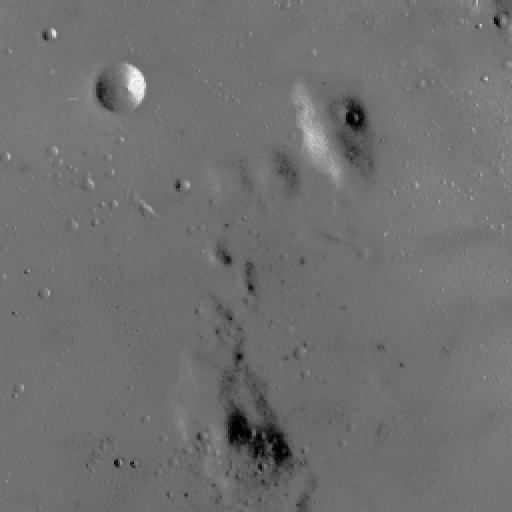
#> input picture images/p4/equalization/input.png, 512 x 512 px
$ python run_experiments.py
#> lines starting #> are read from the running program, lines starting #| are printed output that depends on the picture; after the words box and inside, x2 and y2 are one past the last pixel; in counts of white or black regions, pixels touching at a corner belong together
### code/p4_histogram/starter.py
"""P4 starter. Implement every function marked TODO.

Dataset map (relative to the bundle root):
  4.1  images/p4/equalization/input.png
  4.2  images/p4/matching/{source,reference}.png
       images/p4/specification/source.png
       images/p4/colour_source.png
  4.3  images/p4/local_regions.png
  4.4  images/p4/exposure/ev0.png ... ev4.png
"""
import numpy as np


def hist(img, bins=256):
    return np.bincount(img.ravel(), minlength=bins).astype(np.float64)


def cdf(h):
    """TODO 4.1: normalised cumulative histogram."""
    c = np.cumsum(h)
    return c / c[-1]


def equalise(img):
    """TODO 4.1: CDF-based global equalisation."""
    h = hist(img)
    F = cdf(h)
    LUT = np.round(255 * F).astype(np.uint8)
    return LUT[img]


def specify(img, target_hist):
    """TODO 4.2: match img's histogram to target_hist."""
    h_in = hist(img)
    F_in = cdf(h_in)
    F_tgt = cdf(target_hist)

    LUT = np.zeros(256, dtype=np.uint8)
    for v in range(256):
        idx = np.searchsorted(F_tgt, F_in[v])
        if idx == 256:
            idx = 255
        LUT[v] = idx
    return LUT[img]


def wasserstein1(h1, h2):
    """TODO 4.2: W1 distance between two histograms. Your scoring metric."""
    F1 = cdf(h1)
    F2 = cdf(h2)
    return np.sum(np.abs(F1 - F2))


# [75 lines left out: functions ahe, clahe, not called in this run]


def apply_on_luma(rgb, fn):
    """TODO 4.2: run a greyscale operator on luma only, preserving hue."""
    rgb_f = rgb.astype(np.float64)
    Y = np.round(0.299 * rgb_f[:,:,0] + 0.587 * rgb_f[:,:,1] + 0.114 * rgb_f[:,:,2]).astype(np.uint8)

    Y_f = np.maximum(Y.astype(np.float64), 1e-6)
    Y_new = fn(Y)

    scale = Y_new.astype(np.float64) / Y_f
    out = rgb_f * scale[:, :, None]
    return np.clip(np.round(out), 0, 255).astype(np.uint8)


# [9 lines left out: function auto_correct, not called in this run]

### code/p4_histogram/run_experiments.py
import numpy as np
from pathlib import Path
from PIL import Image
from starter import hist, cdf, equalise, specify, wasserstein1, ahe, clahe, apply_on_luma, auto_correct

def rgb2luma(rgb):
    rgb_f = rgb.astype(np.float64)
    Y = np.round(0.299 * rgb_f[:,:,0] + 0.587 * rgb_f[:,:,1] + 0.114 * rgb_f[:,:,2]).astype(np.uint8)
    return Y

def run_4_1():
    print("--- 4.1 Global equalisation ---")
    root = Path(__file__).resolve().parents[2]
    img = np.asarray(Image.open(root / "images/p4/equalization/input.png").convert("L"))
#> img is the input picture: shape (512, 512); min 0, max 255, mean 112.2

    eq = equalise(img)
#> in equalise, `h = hist(img)`: h = 256 values, max 23296 at index 115, min 0 at index 1, mean 1024
#> in cdf, `c = np.cumsum(h)`: c = 256 values from 240 to 262144
#> in equalise, `F = cdf(h)`: F = 256 values from 0.000916 to 1
#> in equalise, `LUT = np.round(255 * F).astype(np.uint8)`: LUT = 256 values from 0 to 255
    # Why equalised histogram is not flat:
    print("4.1(a) Proof why equalised histogram is not flat:")
    print("Because equalisation on discrete integer levels acts as a point operation (a LUT). It can only merge bins or stretch empty spaces between bins, but it cannot split a single bin's mass across multiple output bins. The histogram peaks remain intact, just shifted.")

    # Idempotence
    eq2 = equalise(eq)
    print("\n4.1(b) Idempotence:")
    print("Equalisation is idempotent because once the CDF is roughly linear (i.e., F(v) = v/255), applying equalisation again maps v to round(255 * v/255) = v. The mapping becomes the identity function.")
    print("Max diff between equalise(img) and equalise(equalise(img)):", np.max(np.abs(eq.astype(int) - eq2.astype(int))))
#| Max diff between equalise(img) and equalise(equalise(img)): 0

    print("\n4.1(c) Image where equalisation does nothing:")
    print("An image that already has a perfectly flat histogram (uniform distribution of intensities) will have a linear CDF F(v) = v/255. Applying equalisation gives T(v) = round(255 * v/255) = v, which does nothing.")

def run_4_2():
    print("\n--- 4.2 Histogram matching and specification ---")
    root = Path(__file__).resolve().parents[2]

    print("\n(a) Image matching:")
    src = np.asarray(Image.open(root / "images/p4/matching/source.png").convert("L"))
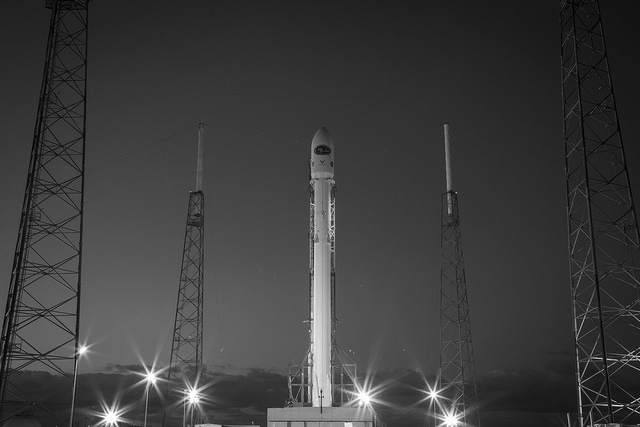
#> input picture images/p4/specification/source.png, 640 x 427 px, found by its file name
#> src is the input picture: shape (427, 640); min 0, max 255, mean 61
    ref = np.asarray(Image.open(root / "images/p4/matching/reference.png").convert("L"))
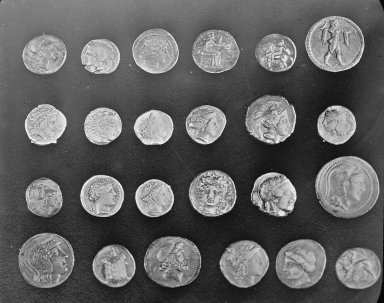
#> input picture images/p4/matching/reference.png, 384 x 303 px
#> ref is the input picture: shape (303, 384); min 1, max 252, mean 96.9
    h_ref = hist(ref)
#> h_ref = 256 values, max 1264 at index 36, min 0 at index 0, mean 454.5

    w1_before = wasserstein1(hist(src), h_ref)
#> in wasserstein1, `F1 = cdf(h1)`: F1 = 256 values from 9.15e-05 to 1
#> in wasserstein1, `F2 = cdf(h2)`: F2 = 256 values from 0 to 1
#> w1_before = 35.94
    matched = specify(src, h_ref)
#> in specify, `h_in = hist(img)`: h_in = 256 values, max 5438 at index 51, min 8 at index 241, mean 1067.5
#> in specify, `F_in = cdf(h_in)`: F_in = 256 values from 9.15e-05 to 1
#> in specify, `F_tgt = cdf(target_hist)`: F_tgt = 256 values from 0 to 1
#> the loop in specify, `for v in range(256):` made 256 passes
#> after the loop in specify, `for v in range(256):`: LUT = 256 values from 4 to 252
    w1_after = wasserstein1(hist(matched), h_ref)
#> w1_after = 1.1
    print(f"W1 before matching: {w1_before:.4f}")
#| W1 before matching: 35.9409
    print(f"W1 after matching: {w1_after:.4f}")
#| W1 after matching: 1.1014

    print("\n(b) Histogram specification:")
    src_spec = np.asarray(Image.open(root / "images/p4/specification/source.png").convert("L"))
    uni_target = np.full(256, 1.0)
    w1_uni_before = wasserstein1(hist(src_spec), uni_target)
#> w1_uni_before = 69.15
    uni_matched = specify(src_spec, uni_target)
#> the loop in specify (call 2), `for v in range(256):` made 256 passes
    w1_uni_after = wasserstein1(hist(uni_matched), uni_target)
#> w1_uni_after = 1.6
    print(f"Uniform target W1 before: {w1_uni_before:.4f}, after: {w1_uni_after:.4f}")
#| Uniform target W1 before: 69.1464, after: 1.6048
    print("Difference between uniform specification and plain equalisation:")
    print("Essentially none. Both target a uniform distribution, producing the same CDF (a straight line from 0 to 1).")

    v = np.arange(256)
    mu, sigma = 128, 35
    gauss_target = np.exp(-0.5 * ((v - mu)/sigma)**2)
    w1_gauss_before = wasserstein1(hist(src_spec), gauss_target)
#> w1_gauss_before = 67.09
    gauss_matched = specify(src_spec, gauss_target)
#> the loop in specify (call 3), `for v in range(256):` made 256 passes
#> after the loop in specify (call 3), `for v in range(256):`: LUT = 256 values from 5 to 255
#> in specify (call 3), `return LUT[img]`:
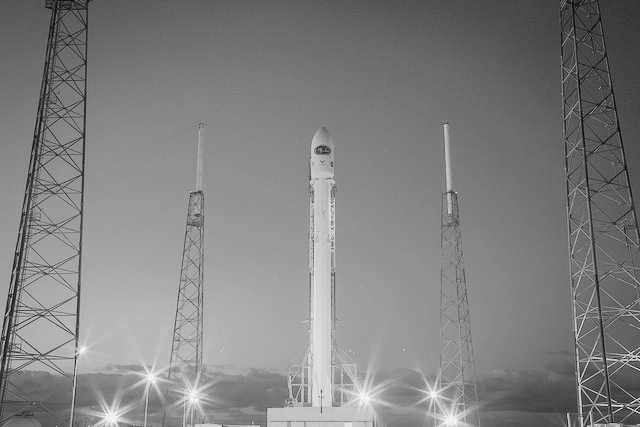
#> returned value: shape (427, 640); min 5, max 255, mean 128.8
    w1_gauss_after = wasserstein1(hist(gauss_matched), gauss_target)
#> w1_gauss_after = 0.767
    print(f"Gaussian target W1 before: {w1_gauss_before:.4f}, after: {w1_gauss_after:.4f}")
#| Gaussian target W1 before: 67.0852, after: 0.7670

    print("\n(c) Colour:")
    rgb_src = np.asarray(Image.open(root / "images/p4/colour_source.png").convert("RGB"))
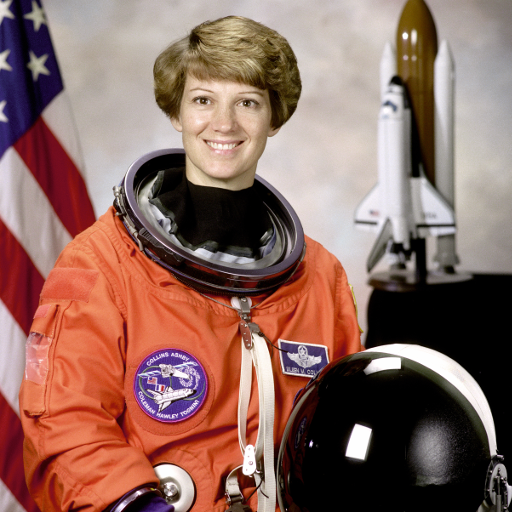
#> input picture images/p4/colour_source.png, 512 x 512 px
#> rgb_src is the input picture: shape (512, 512, 3); mean R, G, B 141.6, 105.8, 96.5

    def rgb_hue(rgb):
        # simple hue for scoring: np.arctan2(sqrt(3)*(G-B), 2R-G-B)
        rgb = rgb.astype(float)
        R, G, B = rgb[...,0], rgb[...,1], rgb[...,2]
        num = np.sqrt(3) * (G - B)
        den = 2*R - G - B
        hue = np.arctan2(num, den)
        sat = np.sqrt(num**2 + den**2) / (np.sqrt(6)*255 + 1e-6)
        return hue, sat

    def hue_dist(h1, h2):
        d = np.abs(h1 - h2)
        return np.minimum(d, 2*np.pi - d)

    rgb_eq = np.zeros_like(rgb_src)
    for c in range(3):
        rgb_eq[..., c] = equalise(rgb_src[..., c])
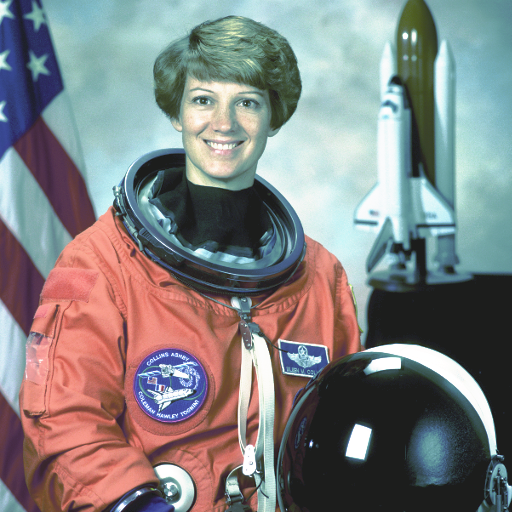
#> rgb_eq: shape (512, 512, 3); mean R, G, B 129.7, 129.7, 129.6

    luma_eq = apply_on_luma(rgb_src, equalise)

    h1, s1 = rgb_hue(rgb_src)
    h2, _ = rgb_hue(rgb_eq)
    h3, _ = rgb_hue(luma_eq)

    mask = s1 > 0.05 # saturation threshold
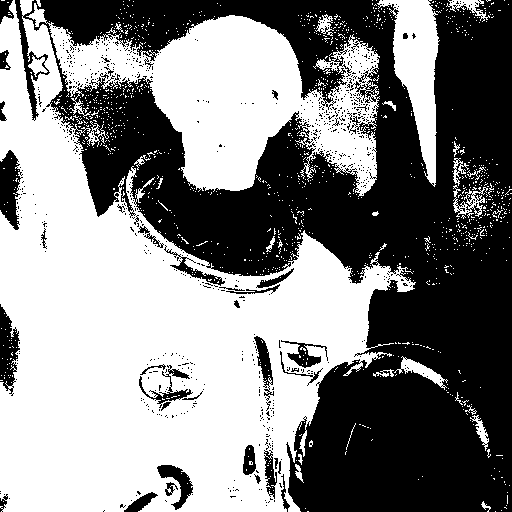
#> mask: shape (512, 512) bool; 52.1% white; 780 black regions (744 under 20 px), largest, box (x1, y1, x2, y2) and area: (15, 0, 512, 512) 116797, (0, 150, 23, 230) 1156, (0, 304, 20, 396) 1066

    shift_rgb = np.mean(hue_dist(h1[mask], h2[mask]))
#> shift_rgb = 0.978
    shift_luma = np.mean(hue_dist(h1[mask], h3[mask]))
#> shift_luma = 0.00654

    print(f"Mean Hue shift (per-channel): {shift_rgb:.4f} radians")
#| Mean Hue shift (per-channel): 0.9779 radians
    print(f"Mean Hue shift (luma-only): {shift_luma:.4f} radians")
#| Mean Hue shift (luma-only): 0.0065 radians
    print("Why per-channel is wrong:")
    print("Equalisation assumes single-channel luminance data. When applied independently to R, G, and B, it alters their ratios, which directly changes the hue and ruins the colour balance.")

def run_4_3():
    print("\n--- 4.3 Local histogram processing ---")
    print("(b) AHE failures:")
    print("1. Noise amplification: In flat/homogeneous regions, AHE stretches tiny noise fluctuations across the entire intensity range, making the tiles extremely noisy.")
    print("2. Tiling artifacts: Because there is no interpolation, the boundaries between adjacent tiles with different histograms show stark, visible grid lines.")

    print("\n(d) CLAHE ablation limits:")
    print("Clip limit = 1: Degenerates to no equalisation (identity transform) because no bin can exceed the mean, forcing the PDF to be uniform before CDF calculation.")
    print("Clip limit = inf: Degenerates to plain AHE, amplifying noise massively in flat regions.")
    print("Tile count = 2 (very low): Acts almost like global equalisation, missing local detail.")
    print("Tile count = 64 (very high): Over-enhances extremely small regions, destroying global contrast and generating excessive local noise.")

def run_4_4():
    print("\n--- 4.4 Automatic correction ---")
    root = Path(__file__).resolve().parents[2]

    evs = []
    for i in range(5):
        img = np.asarray(Image.open(root / f"images/p4/exposure/ev{i}.png").convert("RGB"))
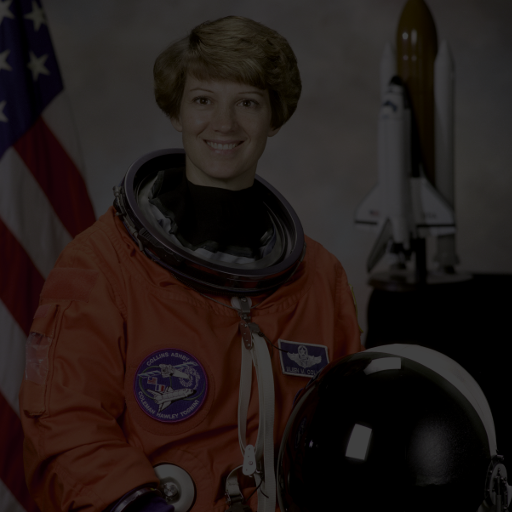
#> input picture images/p4/exposure/ev0.png, 512 x 512 px
#> img is the input picture: shape (512, 512, 3); mean R, G, B 34.9, 26, 23.6
        evs.append(img)

    lumas = [rgb2luma(img) for img in evs]

    def calc_mean_max_w1(l_list):
        dists = []
        for i in range(5):
            for j in range(i+1, 5):
                d = wasserstein1(hist(l_list[i]), hist(l_list[j]))
                dists.append(d)
        return np.mean(dists), np.max(dists)

    mean_b, max_b = calc_mean_max_w1(lumas)
    print(f"W1 before correction - Mean: {mean_b:.4f}, Max: {max_b:.4f}")

    corrected = [auto_correct(img) for img in evs]
    corr_lumas = [rgb2luma(img) for img in corrected]

    mean_a, max_a = calc_mean_max_w1(corr_lumas)
    print(f"W1 after correction - Mean: {mean_a:.4f}, Max: {max_a:.4f}")

    print("\nOutput stats (StdDev, 1st-99th percentile):")
    for i, luma in enumerate(corr_lumas):
        std = np.std(luma)
        p1 = np.percentile(luma, 1)
        p99 = np.percentile(luma, 99)
        print(f"EV{i}: Std={std:.2f}, Range=[{p1:.0f}, {p99:.0f}]")

    print("\nEstimator and failure case:")
    print("Estimator: 1st and 99th percentiles are mapped to 0 and 255. Failure case: Images containing a large bright light source (e.g., the sun) covering >1% of pixels, or vast black space (like astronomy photos) covering >1% of pixels, will skew the percentiles and wash out the midtones.")

if __name__ == "__main__":
    run_4_1()
    run_4_2()
    run_4_3()
#> (the run stopped early here; a loop or call above may not have finished)
